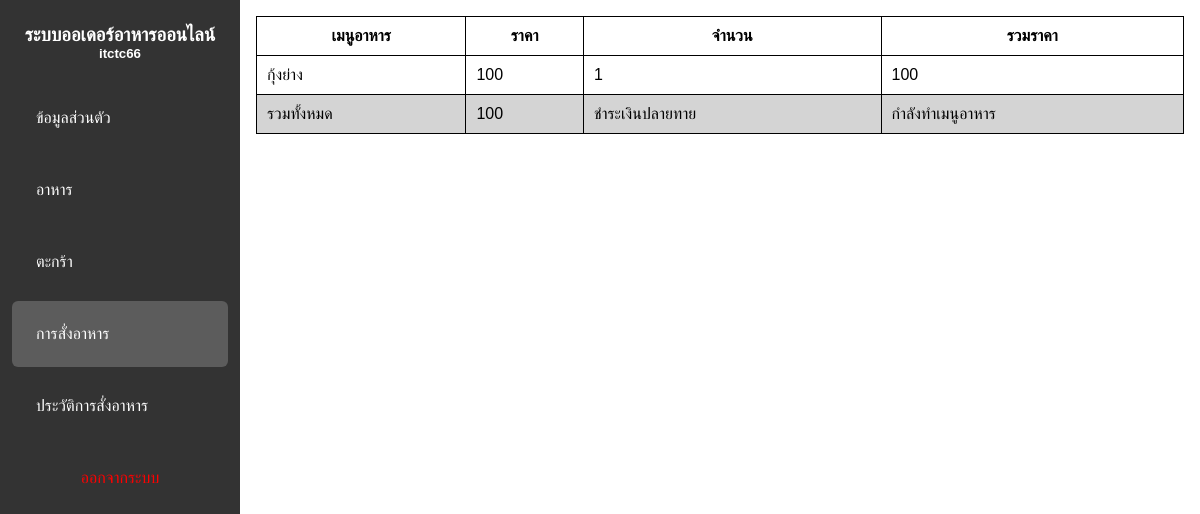
The page /user/status.php (signed in) on the database its author committed.
### tables this page shows
CREATE TABLE `orders` (
  `order_id` int(11) NOT NULL,
  `user_id` int(11) NOT NULL,
  `total` int(11) NOT NULL,
  `status` enum('1','2','3','4') NOT NULL,
  `status_review` enum('0','1') NOT NULL,
  `time_start` timestamp NOT NULL DEFAULT current_timestamp() ON UPDATE current_timestamp(),
  `pay` enum('0','1') NOT NULL,
  `pay_file` varchar(100) NOT NULL
);

CREATE TABLE `order_items` (
  `order_item_id` int(11) NOT NULL,
  `order_id` int(11) NOT NULL,
  `food_id` int(11) NOT NULL,
  `quantity` varchar(100) NOT NULL,
  `price_food` varchar(100) NOT NULL
);

CREATE TABLE `food` (
  `food_id` int(11) NOT NULL,
  `food_name` varchar(100) NOT NULL,
  `price_food` varchar(100) NOT NULL,
  `ca_id` int(11) NOT NULL,
  `img` varchar(111) NOT NULL,
  `status` enum('0','1') NOT NULL
);

### config/database.php (called while the page is built, shortened)
<?php
class Database{
    public $host = "localhost";
    public $username = "ball";
    public $password = "123456";
    public $dbname = "p3_food";
    public $db;
    public function dbconnnect(){
        $this->db = new mysqli($this->host, $this->username, $this->password, $this->dbname);
    $this->db->set_charset("utf8mb4");
    }
    public function selectwhere($table, $where){
        $condition = "";
        foreach($where as $key => $value){
            $condition .= $key . " = '" . $value . "' AND ";
        }
        $condition = substr($condition, 0, -5);
        $sql = "SELECT * FROM " . $table . " WHERE " . $condition . " ";
        $result = $this->db->query($sql);
        $list = array();
        while($data = $result->fetch_assoc()){
            $list[] = $data;
        }
        return $list;
    }
}
?>

### config/load.php (called while the page is built, shortened)
<?php
require_once 'database.php';
$db = new Database();
?>

### user/status.php (the view, shortened to what this page needs)
<?php
require_once 'header.php';
$id = $_SESSION['user_id'];
$sql = "SELECT * FROM orders WHERE user_id = $id AND status < 4 ";
$log = mysqli_query($db->db, $sql);
?>
<body>
    <?php foreach($log as $row){ ?>
    <table>
<tr>
    <th>เมนูอาหาร</th>
    <th>ราคา</th>
    <th>จำนวน</th>
    <th>รวมราคา</th>
</tr>
    <?php
      $where3 = array(
        'order_id' => $row['order_id']
    );
    $log3 = $db->selectwhere('order_items',$where3);
    foreach($log3 as $row3){
    $where2 = array(
        'food_id' => $row3['food_id']
    );
    $log2 = $db->selectwhere('food', $where2);
    foreach($log2 as $row2);
            ?>
                <tr>
        <td><?php echo $row2['food_name'] ?></td>
        <td><?php echo $row2['price_food'] ?></td>
        <td><?php echo $row3['quantity'] ?></td>
        <td><?php echo $row3['price_food'] ?></td>
        </tr>
    <?php  }  ?>
    <tr style="background-color:#D4D4D4;">
        <td>รวมทั้งหมด</td>
        <td><?php echo $row['total']; ?></td>
        <td><?php echo $row['pay'] == '1'?"ชำระเงินเเล้ว <a class='btn-dodgerblue' target='_blank' href='{$row['pay_file']}'>ดูหลักฐาน</a>":"ชำระเงินปลายทาย"; ?></td>
        <td><?php switch($row['status']){
            case"1":
              echo "<p>กำลังทำเมนูอาหาร</p>"  ;
            break;
}
 ?>
</td>
    </tr>
    </table>
    <br>
    <?php } if(empty($row)){
    echo "<h2>ไม่มีรายการ</h2>";
    exit();
} ?>
</body>
</html>

### config/style.css (style rules this page uses)
* { margin: 0; padding: 0; box-sizing: border-box; font-family: Arial,sans-serif; }

### user/header.php (style rules this page uses)
table tr,th,td { border:1px solid black; padding: 10px; }
table { border-collapse:collapse; width: 100%; }

### user/sidebar.php (style rules this page uses)
* { margin: 0; padding: 0; box-sizing:border-box; font-family: Arial,sans-serif; }

### rows shown on the page
orders: total "100", pay "ชำระเงินปลายทาย", status "กำลังทำเมนูอาหาร"
order_items: food.food_name "กุ้งย่าง", food.price_food "100", quantity "1", price_food "100"
